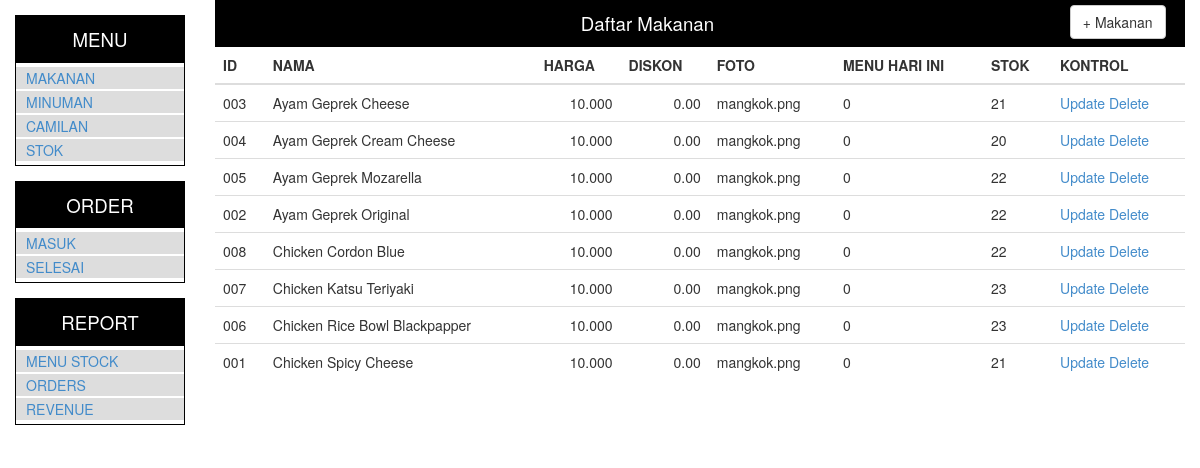
The app's page /?menu=makanan with its own data.
### tables this page shows
CREATE TABLE `menuList` (
  `menu_id` int(3) unsigned zerofill NOT NULL AUTO_INCREMENT,
  `cat` enum('Makanan','Minuman','Camilan') DEFAULT 'Makanan',
  `nama` varchar(50) NOT NULL,
  `harga` int(5) NOT NULL DEFAULT '0',
  `diskon` float(5,2) DEFAULT '0.00',
  `photo` tinytext,
  `todayMenu` enum('0','1') DEFAULT '0',
  `stok` int(3) DEFAULT '0',
  PRIMARY KEY (`menu_id`)
);

### lib/class.crud.inc.php (called while the page is built, shortened)
<?php
class dbcrud
{
   function transact($sql,$data=array()){
	   include('koneksi.inc.php');
	   $tqry=$conn->prepare($sql);
	   $tqry->execute($data);
	   return($tqry);
   }
   function pickup2($cols,$table,$keysets,$order){
	   $sql = "SELECT $cols FROM $table
			   WHERE $keysets ORDER BY $order LIMIT ".rows;
	   $qry = $this->transact($sql);
	   $data = array();
	   while($rs = $qry->fetch()){
		   array_push($data,$rs);
	   }
	   return($data);
   }
}
?>

### lib/class.admin.inc.php (the view, shortened to what this page needs)
<?php
require('class.crud.inc.php');
class admin extends dbcrud
{
	function listMenu($cat){
		$menu = $this->pickup2('*','menuList',"cat='".$cat."'",'nama');
		$i = 0 ;
		while($i < count($menu)){
		echo "
		<tr>
		  <td>".$menu[$i]['menu_id']."</td>
		  <td>".$menu[$i]['nama']."</td>
		  <td align='right'>".number_format($menu[$i]['harga'],0,',','.')."</td>
		  <td align='right'>".$menu[$i]['diskon']."</td>
		  <td>".$menu[$i]['photo']."</td>
		  <td>".$menu[$i]['todayMenu']."</td>
		  <td>".$menu[$i]['stok']."</td>
		  <td>
			<a href='javascript:void(0)' onClick=updMenu('".$menu[$i]['menu_id']."','".$cat."')>Update</a>
			<a href='javascript:void(0)' onClick=rmvMenu('".$menu[$i]['menu_id']."')>Delete</a>
		  </td>
		</tr>
		";
		$i++;
		}
	}
}
?>

### index.php (shortened to what this page needs)
<!DOCTYPE html>
<html lang="en">
<head>
  <link rel="stylesheet" href="./css/bootstrap.min.css" type="text/css">
  <link rel="stylesheet" href="./css/cafe.css">
</head>
<body>
  <div class='container-fluid'>
    <div class='row'>
      <div class='col-sm-2'>
        <div class='menu-group'>
          <div class='menu-title'>MENU</div>
          <div class='menu-list'>
            <li class='menu-item'><a href='./?menu=makanan'>MAKANAN</a></li>
            <li class='menu-item'><a href='./?menu=minuman'>MINUMAN</a></li>
            <li class='menu-item'><a href='./?menu=camilan'>CAMILAN</a></li>
            <li class='menu-item'><a href='./?menu=stokUpd'>STOK</a></li>
          </div>
        </div>
        <div class='menu-group'>
          <div class='menu-title'>ORDER</div>
          <div class='menu-list'>
            <li class='menu-item'><a href='./?menu=orderin'>MASUK</a></li>
            <li class='menu-item'><a href='./?menu=ordrout'>SELESAI</a></li>
          </div>
        </div>
        <div class='menu-group'>
          <div class='menu-title'>REPORT</div>
          <div class='menu-list'>
            <li class='menu-item'><a href='./?menu=rpt&cat=menus'>MENU STOCK</a></li>
            <li class='menu-item'><a href='./?menu=rpt&cat=order'>ORDERS</a></li>
            <li class='menu-item'><a href='./?menu=rpt&cat=rvnue'>REVENUE</a></li>
          </div>
        </div>
      </div>
      <div class='col-sm-10'>
      <?php include("content.php");?>
      </div>
    </div>
  </div>
</body>
</html>

### content.php (shortened to what this page needs)
<?php
require("lib/class.admin.inc.php");
$adm = new admin();
if($_GET['menu']=='makanan'){
	echo "
	<div class='menu-title'>Daftar Makanan
	<span class='float-right'>
	<a class='btn btn-default' onClick=updMenu(0,'Makanan')>+ Makanan</a>
	</span>
	</div>";
	echo "<table class='table'>";
	menuTableHead();
	$adm->listMenu('Makanan');
	echo "</table>";
}
function menuTableHead(){
	echo"
	<thead>
	<tr>
    <th>ID</th>
    <th>NAMA</th>
    <th>HARGA</th>
    <th>DISKON</th>
    <th>FOTO</th>
    <th>MENU HARI INI</th>
    <th>STOK</th>
    <th>KONTROL</th>
	</tr>
	</thead>
	";
}
?>

### css/cafe.css (style rules this page uses)
.menu-group { border: 1px solid #000; margin: 15px 0px; width: 100%; }
.menu-title { background: #000; color: #fff; text-align: center; font-size: 14pt; padding: 10px; }
.menu-list { list-style-type: none; padding: 2px 0px; }
.menu-item { padding: 1px 10px; margin: 2px 0px; background: #DDD; }
.float-right { float:right; margin-right: 1%; margin-top: -5px; padding: 0; }

### records on screen
menulist: menu_id "003", nama "Ayam Geprek Cheese", harga "10.000", diskon "0.00", photo "mangkok.png", todayMenu "0", stok "21"
menulist: menu_id "004", nama "Ayam Geprek Cream Cheese", harga "10.000", diskon "0.00", photo "mangkok.png", todayMenu "0", stok "20"
menulist: menu_id "005", nama "Ayam Geprek Mozarella", harga "10.000", diskon "0.00", photo "mangkok.png", todayMenu "0", stok "22"
menulist: menu_id "002", nama "Ayam Geprek Original", harga "10.000", diskon "0.00", photo "mangkok.png", todayMenu "0", stok "22"
menulist: menu_id "008", nama "Chicken Cordon Blue", harga "10.000", diskon "0.00", photo "mangkok.png", todayMenu "0", stok "22"
menulist: menu_id "007", nama "Chicken Katsu Teriyaki", harga "10.000", diskon "0.00", photo "mangkok.png", todayMenu "0", stok "23"
menulist: menu_id "006", nama "Chicken Rice Bowl Blackpapper", harga "10.000", diskon "0.00", photo "mangkok.png", todayMenu "0", stok "23"
menulist: menu_id "001", nama "Chicken Spicy Cheese", harga "10.000", diskon "0.00", photo "mangkok.png", todayMenu "0", stok "21"
